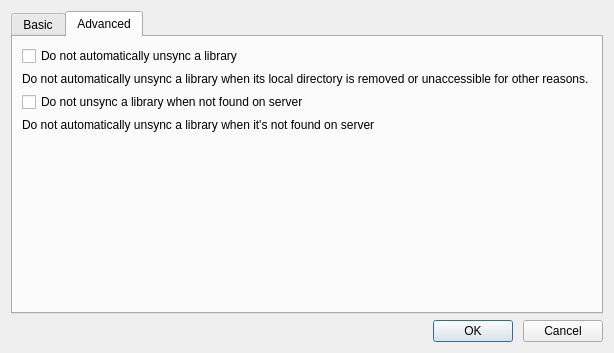
<?xml version="1.0" encoding="UTF-8"?>
<ui version="4.0">
 <class>SettingsDialog</class>
 <widget class="QDialog" name="SettingsDialog">
  <property name="geometry">
   <rect>
    <x>0</x>
    <y>0</y>
    <width>614</width>
    <height>353</height>
   </rect>
  </property>
  <property name="windowTitle">
   <string>Dialog</string>
  </property>
  <layout class="QVBoxLayout" name="verticalLayout_3">
   <item>
    <widget class="QTabWidget" name="mTabWidget">
     <property name="currentIndex">
      <number>1</number>
     </property>
     <widget class="QWidget" name="mBasicTab">
      <attribute name="title">
       <string>Basic</string>
      </attribute>
      <layout class="QVBoxLayout" name="verticalLayout">
       <item>
        <widget class="QCheckBox" name="mHideMainWinCheckBox">
         <property name="text">
          <string>Hide main window when started</string>
         </property>
        </widget>
       </item>
       <item>
        <widget class="QCheckBox" name="mNotifyCheckBox">
         <property name="text">
          <string>Notify when libraries are synchronized</string>
         </property>
        </widget>
       </item>
       <item>
        <widget class="QCheckBox" name="mSyncExtraTempFileCheckBox">
         <property name="text">
          <string>Enable sync temporary files of MSOffice/Libreoffice</string>
         </property>
        </widget>
       </item>
       <item>
        <widget class="QCheckBox" name="mAutoStartCheckBox">
         <property name="text">
          <string>Auto start Seafile after login</string>
         </property>
        </widget>
       </item>
       <item>
        <widget class="QCheckBox" name="mHideDockIconCheckBox">
         <property name="text">
          <string>Hide Seafile Icon from the docker</string>
         </property>
        </widget>
       </item>
       <item>
        <widget class="QCheckBox" name="mCheckLatestVersionBox">
         <property name="text">
          <string>Check for new version on startup</string>
         </property>
        </widget>
       </item>
       <item>
        <layout class="QFormLayout" name="formLayout">
         <property name="labelAlignment">
          <set>Qt::AlignLeading|Qt::AlignLeft|Qt::AlignVCenter</set>
         </property>
         <property name="formAlignment">
          <set>Qt::AlignLeading|Qt::AlignLeft|Qt::AlignTop</set>
         </property>
         <item row="0" column="0">
          <widget class="QLabel" name="label_5">
           <property name="text">
            <string>Download speed limit (KB/s):</string>
           </property>
          </widget>
         </item>
         <item row="1" column="0">
          <widget class="QLabel" name="label_4">
           <property name="text">
            <string>Upload speed limit (KB/s):</string>
           </property>
          </widget>
         </item>
         <item row="0" column="1">
          <widget class="QSpinBox" name="mDownloadSpinBox">
           <property name="maximumSize">
            <size>
             <width>100</width>
             <height>16777215</height>
            </size>
           </property>
           <property name="maximum">
            <number>100000</number>
           </property>
           <property name="singleStep">
            <number>10</number>
           </property>
          </widget>
         </item>
         <item row="1" column="1">
          <widget class="QSpinBox" name="mUploadSpinBox">
           <property name="maximumSize">
            <size>
             <width>100</width>
             <height>16777215</height>
            </size>
           </property>
           <property name="maximum">
            <number>100000</number>
           </property>
           <property name="singleStep">
            <number>10</number>
           </property>
          </widget>
         </item>
        </layout>
       </item>
      </layout>
     </widget>
     <widget class="QWidget" name="mAdvancedTab">
      <attribute name="title">
       <string>Advanced</string>
      </attribute>
      <layout class="QVBoxLayout" name="verticalLayout_2">
       <item>
        <widget class="QCheckBox" name="mAllowInvalidWorktreeCheckBox">
         <property name="text">
          <string>Do not automatically unsync a library</string>
         </property>
        </widget>
       </item>
       <item>
        <widget class="QLabel" name="desc">
         <property name="text">
          <string>Do not automatically unsync a library when its local directory is removed or unaccessible for other reasons.</string>
         </property>
         <property name="wordWrap">
          <bool>true</bool>
         </property>
        </widget>
       </item>
       <item>
        <widget class="QCheckBox" name="mAllowRepoNotFoundCheckBox">
         <property name="text">
          <string>Do not unsync a library when not found on server</string>
         </property>
        </widget>
       </item>
       <item>
        <widget class="QLabel" name="desc_2">
         <property name="text">
          <string>Do not automatically unsync a library when it's not found on server</string>
         </property>
         <property name="wordWrap">
          <bool>true</bool>
         </property>
        </widget>
       </item>
       <item>
        <spacer name="verticalSpacer">
         <property name="orientation">
          <enum>Qt::Vertical</enum>
         </property>
         <property name="sizeHint" stdset="0">
          <size>
           <width>20</width>
           <height>40</height>
          </size>
         </property>
        </spacer>
       </item>
      </layout>
     </widget>
    </widget>
   </item>
   <item>
    <layout class="QHBoxLayout" name="horizontalLayout">
     <property name="spacing">
      <number>10</number>
     </property>
     <item>
      <spacer name="horizontalSpacer">
       <property name="orientation">
        <enum>Qt::Horizontal</enum>
       </property>
       <property name="sizeHint" stdset="0">
        <size>
         <width>40</width>
         <height>20</height>
        </size>
       </property>
      </spacer>
     </item>
     <item>
      <widget class="QPushButton" name="mOkBtn">
       <property name="text">
        <string>OK</string>
       </property>
      </widget>
     </item>
     <item>
      <widget class="QPushButton" name="mCancelBtn">
       <property name="text">
        <string>Cancel</string>
       </property>
      </widget>
     </item>
    </layout>
   </item>
  </layout>
 </widget>
 <resources/>
 <connections>
  <connection>
   <sender>mCancelBtn</sender>
   <signal>clicked()</signal>
   <receiver>SettingsDialog</receiver>
   <slot>reject()</slot>
   <hints>
    <hint type="sourcelabel">
     <x>421</x>
     <y>238</y>
    </hint>
    <hint type="destinationlabel">
     <x>249</x>
     <y>249</y>
    </hint>
   </hints>
  </connection>
  <connection>
   <sender>mOkBtn</sender>
   <signal>clicked()</signal>
   <receiver>SettingsDialog</receiver>
   <slot>accept()</slot>
   <hints>
    <hint type="sourcelabel">
     <x>280</x>
     <y>227</y>
    </hint>
    <hint type="destinationlabel">
     <x>119</x>
     <y>223</y>
    </hint>
   </hints>
  </connection>
 </connections>
</ui>
